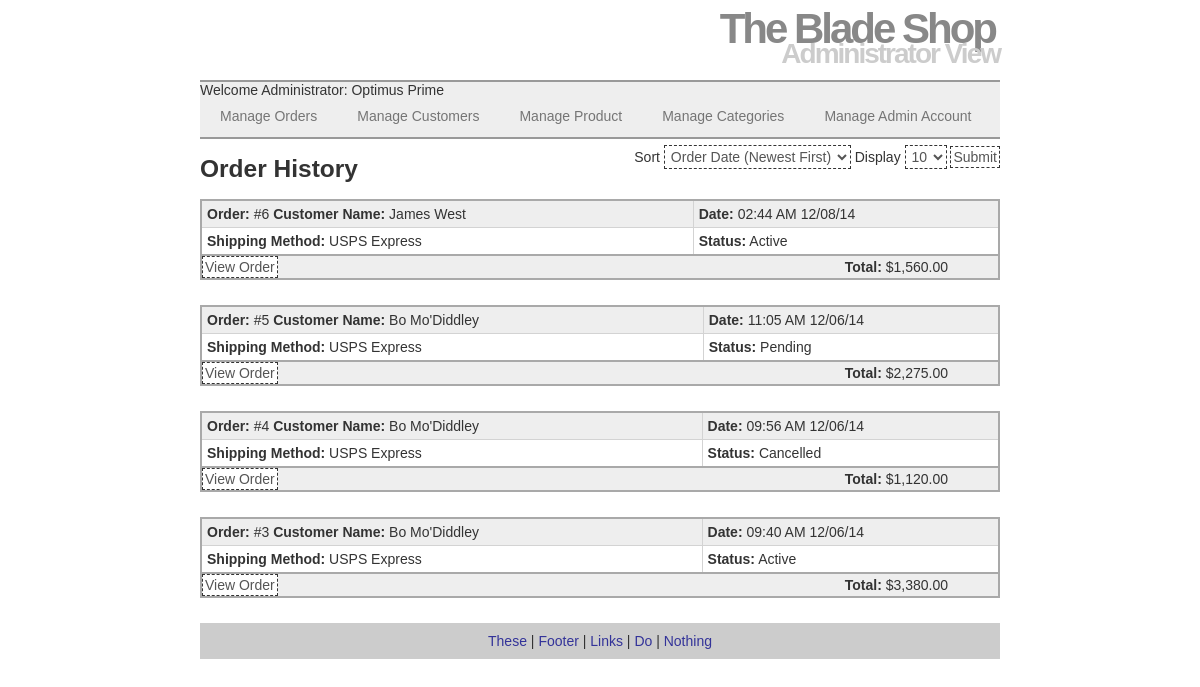
The app's page /Proj/V2/admin_view_orders.php (signed in) with its own data.
### tables this page shows
CREATE TABLE `bw1780661_entity_orders` (
  `order_id` int(10) unsigned NOT NULL AUTO_INCREMENT,
  `customer_id` mediumint(8) unsigned NOT NULL,
  `order_date` datetime NOT NULL,
  `addressbook_id` int(10) unsigned DEFAULT NULL,
  `shipping_method_id` int(10) unsigned NOT NULL,
  `order_status_id` tinyint(1) unsigned NOT NULL,
  `order_total` decimal(10,2) unsigned NOT NULL,
  PRIMARY KEY (`order_id`),
  UNIQUE KEY `order_id_UNIQUE` (`order_id`),
  KEY `fk_entity_orders_entity_customers1_idx` (`customer_id`),
  KEY `fk_entity_orders_enum_shipping_method1_idx` (`shipping_method_id`),
  KEY `fk_entity_orders_enum_order_status1_idx` (`order_status_id`),
  KEY `fk_entity_orders_enum_addressbook1_idx` (`addressbook_id`),
  CONSTRAINT `fk_entity_orders_entity_customers1` FOREIGN KEY (`customer_id`) REFERENCES `bw1780661_entity_customers` (`customer_id`) ON DELETE NO ACTION ON UPDATE NO ACTION,
  CONSTRAINT `fk_entity_orders_enum_addressbook1` FOREIGN KEY (`addressbook_id`) REFERENCES `bw1780661_enum_addressbook` (`addressbook_id`) ON DELETE NO ACTION ON UPDATE NO ACTION,
  CONSTRAINT `fk_entity_orders_enum_order_status1` FOREIGN KEY (`order_status_id`) REFERENCES `bw1780661_enum_order_status` (`order_status_id`) ON DELETE NO ACTION ON UPDATE NO ACTION,
  CONSTRAINT `fk_entity_orders_enum_shipping_method1` FOREIGN KEY (`shipping_method_id`) REFERENCES `bw1780661_enum_shipping_method` (`shipping_method_id`) ON DELETE NO ACTION ON UPDATE NO ACTION
);

CREATE TABLE `bw1780661_entity_customers` (
  `customer_id` mediumint(8) unsigned NOT NULL AUTO_INCREMENT,
  `first_name` varchar(25) NOT NULL,
  `last_name` varchar(40) NOT NULL,
  `email` varchar(60) NOT NULL,
  `pass` varchar(40) DEFAULT NULL,
  `registration_date` datetime NOT NULL,
  `company` varchar(45) DEFAULT NULL,
  `address_1` varchar(45) NOT NULL,
  `address_2` varchar(45) DEFAULT NULL,
  `city` varchar(25) NOT NULL,
  `state` varchar(2) NOT NULL,
  `zip_code` varchar(10) NOT NULL,
  `last_active_date` datetime NOT NULL,
  `security_question` varchar(45) DEFAULT NULL,
  `security_answer` varchar(40) NOT NULL,
  `phone_1` char(10) DEFAULT NULL,
  `phone_2` char(10) DEFAULT NULL,
  `customer_status_id` tinyint(3) unsigned NOT NULL,
  PRIMARY KEY (`customer_id`),
  UNIQUE KEY `customer_id_UNIQUE` (`customer_id`),
  KEY `fk_entity_customers_enum_customer_status1_idx` (`customer_status_id`),
  CONSTRAINT `fk_entity_customers_enum_customer_status1` FOREIGN KEY (`customer_status_id`) REFERENCES `bw1780661_enum_customer_status` (`customer_status_id`) ON DELETE NO ACTION ON UPDATE NO ACTION
);

### Proj/V2/admin_view_orders.php (the view, shortened to what this page needs)
<?php
@require('project_DBconnect.php');
if(isset($_GET['display'])&& is_numeric($_GET['display'])){
	$display = $_GET['display'];
}else{
	$display = 10;
}
$q = "SELECT COUNT(order_id) FROM bw1780661_entity_orders";
$r = @mysqli_query ($dbc, $q);
$row = @mysqli_fetch_array ($r, MYSQLI_NUM);
$records = $row[0];
$start = (isset($_GET['s']) && is_numeric($_GET['s']) && $_GET['s'] <= $records-1 && $_GET['s']>=0 ) ? $_GET['s'] : 0;
$sort = (isset($_GET['sort'])) ? $_GET['sort'] : 'odd';
switch ($sort) {
	default:
		$order_by = 'order_date DESC';
		$sort = 'odd';
		break;
}
$q = "SELECT `bw1780661_entity_orders`.`order_id`, `bw1780661_entity_customers`.`last_name`, `bw1780661_entity_customers`.`first_name`, `bw1780661_entity_orders`.`order_date`, `bw1780661_entity_orders`.`shipping_method_id`, `bw1780661_entity_orders`.`order_status_id`, `bw1780661_entity_orders`.`order_total` FROM `bw1780661_entity_orders`, `bw1780661_entity_customers` WHERE `bw1780661_entity_orders`.`customer_id` = `bw1780661_entity_customers`.`customer_id` ORDER BY $order_by LIMIT $start, $display;";
$r = mysqli_query($dbc, $q);
$orders = mysqli_fetch_all($r, MYSQLI_ASSOC);
$q = 'SELECT shipping_method_id, shipping_method FROM bw1780661_enum_shipping_method;';
$r = mysqli_query($dbc, $q);
while($row = mysqli_fetch_array($r, MYSQLI_ASSOC)){
	foreach ($orders as $key => $value) {
		if($row['shipping_method_id']==$value['shipping_method_id']){
			$orders[$key]['shipping_method_id'] = $row['shipping_method'];
		}
	}
}
$q = 'SELECT * FROM bw1780661_enum_order_status;';
$r = mysqli_query($dbc, $q);
while($row = mysqli_fetch_array($r, MYSQLI_ASSOC)){
	foreach ($orders as $key => $value) {
		if($row['order_status_id']==$value['order_status_id']){
			$orders[$key]['order_status_id'] = $row['order_status'];
		}
	}
}
 echo '<form class="paginator" action="admin_view_orders.php" method="get">
 			<label>Sort</label>
 			<select name="sort">
 				<option value="lna" '.(($sort=="lna")?'selected="selected"':'').'>Last Name (A-Z)</option>
 				<option value="lnd" '.(($sort=="lnd")?'selected="selected"':'').'>Last Name (Z-A)</option>
 				<option value="fna" '.(($sort=="fna")?'selected="selected"':'').'>First Name (A-Z)</option>
 				<option value="fnd" '.(($sort=="fnd")?'selected="selected"':'').'>First Name (Z-A)</option>
 				<option value="oda" '.(($sort=="oda")?'selected="selected"':'').'>Order Date (oldest First)</option>
 				<option value="odd" '.(($sort=="odd")?'selected="selected"':'').'>Order Date (Newest First)</option>
 				<option value="os" '.(($sort=="os")?'selected="selected"':'').'>Order Status</option>
				</select>
				<label>Display</label>
				<select name=display>
 				<option value="5" '.(($display==5)?'selected="selected"':'').'>5</option>
					<option value="10" '.(($display==10)?'selected="selected"':'').'>10</option>
					<option value="15" '.(($display==15)?'selected="selected"':'').'>15</option>
					<option value="20" '.(($display==20)?'selected="selected"':'').'>20</option>
					<option value="25" '.(($display==25)?'selected="selected"':'').'>25</option>
					<option value="30" '.(($display==30)?'selected="selected"':'').'>30</option>
					<option value="35" '.(($display==35)?'selected="selected"':'').'>35</option>
					<option value="40" '.(($display==40)?'selected="selected"':'').'>40</option>
					<option value="45" '.(($display==45)?'selected="selected"':'').'>45</option>
					<option value="50" '.(($display==50)?'selected="selected"':'').'>50</option>
				</select>
				<input type="submit" value="Submit">
				<input name="s" type="hidden" value="'.$start.'">
		</form>';
echo '<br/><h1>Order History</h1><br/>';
foreach ($orders as $ord) {
	echo "<table class='order_list'>
	<tr><td> <strong>Order:</strong> #".$ord['order_id']." <strong>Customer Name:</strong> ".$ord['first_name']." ".$ord['last_name']."</td><td> <strong>Date:</strong> ".date("h:i A m/d/y", strtotime($ord['order_date']))."</td></tr>
	<tr><td> <strong>Shipping Method:</strong> ".$ord['shipping_method_id']."</td><td> <strong>Status:</strong> ".$ord['order_status_id']."</td></tr>";
	echo '<tr><td colspan="2"><form action="admin_edit_order.php" method="post"><input type="hidden" name="order_id" value="'.intval($ord['order_id']).'" ><input type="submit" value="View Order"></form><span><strong>Total:</strong> $'.number_format($ord['order_total'],2).'</span></td></tr>
	</table>';
}
?>

### Proj/V2/includes/mo_styles.css (style rules this page uses)
html, body, div, span, h1, h2, h3, h4, h5, h6, p, blockquote, pre, a, em, img, small, strike, strong, sub, sup, b, dl, dt, dd, ol, ul, li, fieldset, form, label, table, caption, tbody, tfoot, thead, tr, th, td, article, aside, canvas, details, figure, figcaption, footer, header, hgroup, menu, nav, output, section { margin: 0; padding: 0; border: 0; font: inherit; vertical-align: baseline; }
table { border-collapse: collapse; }
h1, h2, h3, strong { font-weight: bold; }
h1 { font-size: 175% }
h2 { font-size: 150% }
a { color: #339; text-decoration: none; }
header { border-bottom : 2px solid #999; height: 80px; margin: 0 auto; width: 100%; max-width: 800px; }
header h1 { color: #888; font-size: 300%; letter-spacing: -3px; text-align: right; padding: 5px; margin-bottom: -20px; }
header h2 { color: #CCC; font-size: 200%; letter-spacing: -2px; text-align: right; }
.navbar { background-color: #eee; border-bottom: 2px solid #999; }
.navbar ul { padding: 0; list-style: none; position: relative; display: inline-table; }
.navbar ul:after { content: ""; clear: both; display: block; }
.navbar ul li { float: left; }
.navbar ul li a { display: block; padding: 10px 20px; height: 100%; color: #757575; text-decoration: none; vertical-align: middle; }
.paginator { float: right; padding:6px 0; }
input, select, .input, textarea { padding: 2px; font-size: 1em; color: #555; background: #FFFFFF; border: 1px dashed #333; }
.order_list { width: 100%; margin-bottom: 25px; border: 2px solid darkgrey; }
.order_list tbody tr:last-child td { border-top: 2px solid darkgrey; text-align: right; padding: 0 50px 0 0; height:1.5em; line-height: 1.5em; vertical-align: middle; }
.order_list tbody tr:last-child td span { display: inline-block; vertical-align: middle; line-height: normal; }
.order_list tbody tr:last-child td input { float: left; }
.order_list td { border: 1px solid lightgrey; padding: 5px; }
.order_list tbody tr:nth-child(odd) { background-color: #eee; }
footer { text-align: center; vertical-align: middle; bottom: 0px; padding:10px 0; width: 800px; background-color: #ccc; clear:both; }

### records on screen
bw1780661_entity_orders: order_id "6", customer.first_name "James", customer.last_name "West", order_date "02:44 AM 12/08/14", shipping_method_id "USPS Express", order_status_id "Active", order_total "1,560.00"
bw1780661_entity_orders: order_id "5", customer.first_name "Bo", customer.last_name "Mo'Diddley", order_date "11:05 AM 12/06/14", shipping_method_id "USPS Express", order_status_id "Pending", order_total "2,275.00"
bw1780661_entity_orders: order_id "4", customer.first_name "Bo", customer.last_name "Mo'Diddley", order_date "09:56 AM 12/06/14", shipping_method_id "USPS Express", order_status_id "Cancelled", order_total "1,120.00"
bw1780661_entity_orders: order_id "3", customer.first_name "Bo", customer.last_name "Mo'Diddley", order_date "09:40 AM 12/06/14", shipping_method_id "USPS Express", order_status_id "Active", order_total "3,380.00"
